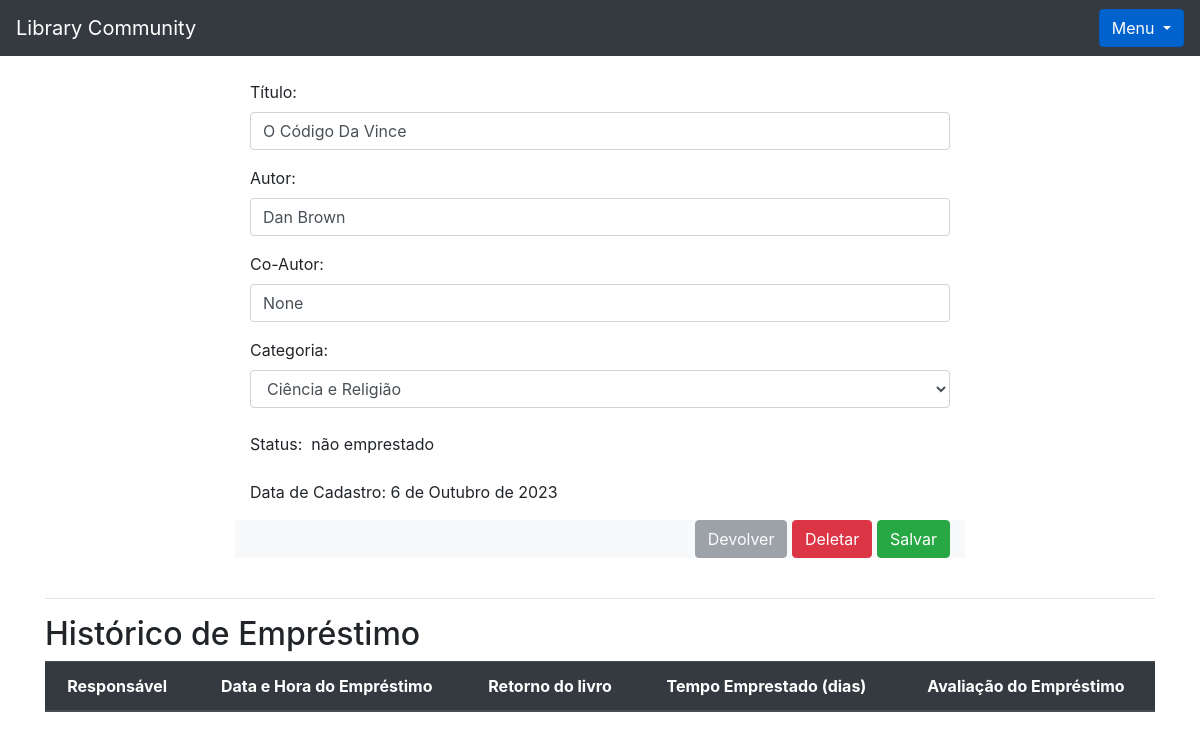
The app's page /books/book/2 (signed in) with its own data.
### books/models.py (models this page shows)
class Book(models.Model):
    img = models.ImageField(upload_to='capa')
    name = models.CharField(max_length=100)
    auth = models.CharField(max_length=30)
    cd_auth = models.CharField(max_length=30, blank=True, null=True)
    register_date = models.DateField(default=date.today)
    borrowed = models.BooleanField(default=False)
    category = models.ForeignKey(Category, on_delete=models.CASCADE)
    client = models.ForeignKey(Client, on_delete=models.CASCADE)
    def __str__(self):
        return self.name

### books/views.py (the view)
# urls.py: path('book/<int:id>', views.get_book, name='book'),
def get_book(request, id):
    if request.session.get('client'):
        client = Client.objects.get(id=request.session['client'])
        book = Book.objects.get(id=id)
        form_book, form_category, form_borrowing = BookForm(), CategoryForm(), BorrowingForm()
        form_category.fields['client'].initial = request.session['client']
        form_book.fields['client'].initial = request.session['client']
        form_book.fields['category'].queryset = Category.objects.filter(client=client)
        form_borrowing.fields['book'].queryset = Book.objects.filter(client=client, borrowed=False)
        form_borrowing.fields['responsible'].queryset = Client.objects.all()
        borrowed_books = Book.objects.filter(client=client, borrowed=True)
        if request.session.get('client') == book.client.id:
            books_categories = Category.objects.filter(client_id=request.session.get('client'))
            borrowings = Borrowing.objects.filter(book=book)
            return render(request, 'book.html', {'book': book,
                                                 'books_tot': len(Book.objects.filter(client=client)),
                                                 'client': client,
                                                 'books_categories': reversed(books_categories),
                                                 'borrowings': reversed(borrowings),
                                                 'client_logged_in': request.session.get('client'),
                                                 'form_book': form_book,
                                                 'form_category': form_category,
                                                 'form_borrowing': form_borrowing,
                                                 'borrowed_books': borrowed_books,
                                                 'book_id': id})
        else:
            return HttpResponse('This book is not your!')
    return redirect('/auth/login/?status=2')

### books/forms.py
class BookForm(forms.ModelForm):
    class Meta:
        model = Book
        fields = '__all__'
    def __init__(self, *args, **kwargs):
        super().__init__(*args, **kwargs)
        self.fields['name'].widget = forms.TextInput(attrs={'class': 'form-control'})
        self.fields['img'].widget = forms.FileInput(attrs={'class': 'form-control-file'})
        self.fields['auth'].widget = forms.TextInput(attrs={'class': 'form-control'})
        self.fields['cd_auth'].widget = forms.TextInput(attrs={'class': 'form-control'})
        self.fields['category'].widget = forms.Select(attrs={'class': 'form-control'})
        self.fields['register_date'].widget = forms.HiddenInput()
        self.fields['borrowed'].widget = forms.HiddenInput()
        self.fields['client'].widget = forms.HiddenInput()

class CategoryForm(forms.ModelForm):
    class Meta:
        model = Category
        fields = '__all__'
    def __init__(self, *args, **kwargs):
        super().__init__(*args, **kwargs)
        self.fields['name'].widget = forms.TextInput(attrs={'class': 'form-control'})
        self.fields['description'].widget = forms.Textarea(attrs={'class': 'form-control', 'rows': 3})
        self.fields['client'].widget = forms.HiddenInput()

### books/models.py (called while the page is built)
    def __str__(self):
        return self.name

### clients/models.py (called while the page is built)
    def __str__(self):
        return self.name

### books/templates/book.html (shortened to what this page needs)
{% extends 'base.html' %}
{% load filters %}
{% block 'content' %}
    <div class="container">
        <br>
        <form style="max-width: 700px; margin: auto;" action="{% url 'alter_book' book.id %}" method="POST">{% csrf_token %}
            <p>
                <label>Título: </label>
                <input class="form-control" type="text" value="{{ book.name }}" name="book_name">
            </p>
            <p>
                <label>Autor: </label>
                <input class="form-control" type="text" value="{{ book.auth }}" name="book_auth">
            </p><p>
                <label>Co-Autor: </label>
                <input class="form-control" type="text" value="{{ book.cd_auth }}" name="book_cd_auth">
            </p>
            <label>Categoria:&nbsp;&nbsp;</label>
            <select class="form-control" name="book_category">
                {% for category in books_categories %}
                    {% if book.category == category %}
                        <option value="{{category.id}}" selected>{{ category }}</option>
                    {% else %}
                        <option value="{{category.id}}" >{{ category }}</option>
                    {% endif %}
                {% endfor %}
            </select><br>
            <p style="display: inline;">Status:&nbsp;</p>
            {% if book.borrowed %}
                <p style="display: inline;">emprestado</p>
            {% else %}
                <p style="display: inline;">não emprestado</p>
            {% endif %}<br><br>
            <p>Data de Cadastro: {{ book.register_date }}</p>
            <div class="row">
                <div class="col-md-12 bg-light text-right">
                    {% if book.borrowed %}
                        <button type="button" class="btn btn-secondary" data-toggle="modal" data-target="#returnBookModal">
                            Devolver
                        </button>
                    {% else %}
                        <button type="button" class="btn btn-secondary" data-toggle="modal" data-target="#returnBookModal" disabled>
                            Devolver
                        </button>
                    {% endif %}
                    <button type="button" class="btn btn-danger" data-toggle="modal" data-target="#deleteBookModal">
                        Deletar
                    </button>
                    <input type="submit" class="btn btn-success" value="Salvar">
                </div>
            </div>
        </form>
        <br>
        <hr>
        <h2>Histórico de Empréstimo</h2>
        <table class="table table-striped table-dark text-center">
            <thead>
                <tr>
                    <th scope="col">Responsável</th>
                    <th scope="col">Data e Hora do Empréstimo</th>
                    <th scope="col">Retorno do livro</th>
                    <th scope="col">Tempo Emprestado (dias)</th>
                    <th scope="col">Avaliação do Empréstimo</th>
                </tr>
            </thead>
        </table>
    </div>
{% endblock %}

### records on screen
Book: book_name "O Código Da Vince", book_auth "Dan Brown", book_cd_auth "None", register_date "6 de Outubro de 2023"

### other values on screen
form field book_category "Ciência e Religião"
